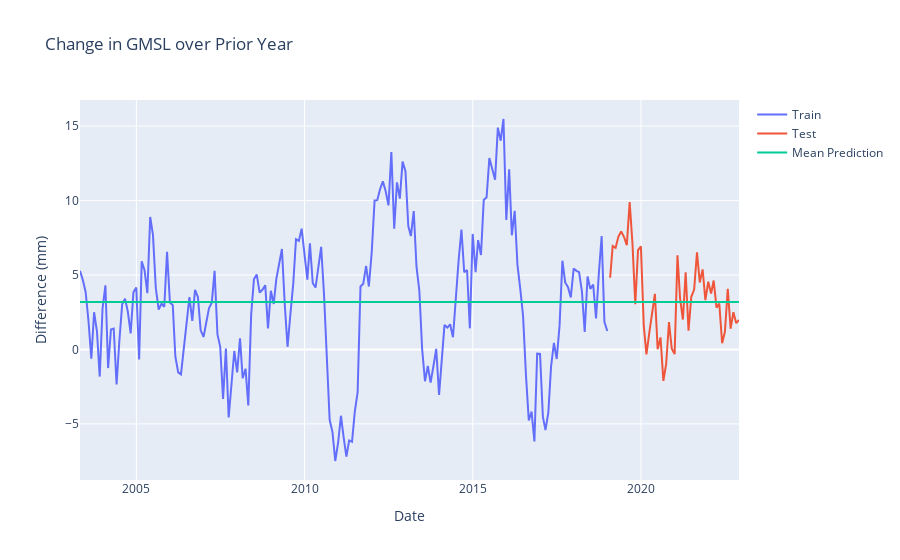

Notebook code cell kept with this figure:
### Code cell
# Plot train, test and predicted values.
fig = go.Figure()
fig.add_trace(go.Scatter(x=y_remainder_diff.index, y=y_remainder_diff, mode='lines', name="Train"))
fig.add_trace(go.Scatter(x=y_test_diff.index, y=y_test_diff, mode='lines', name="Test"))
fig.add_trace(go.Scatter(x=predictions.index, y=predictions, mode='lines', name="Mean Prediction"))

fig.update_layout(
    yaxis_title="Difference (mm)", 
    xaxis_title="Date",
    title="Change in GMSL over Prior Year"
)
fig.show()

### Figure 1 — Plotly figure (JSON) as saved in the notebook; plotly's stock layout.template omitted (floating-point values rounded to 4 significant figures; data arrays with more than 128 entries replaced by an {"elided": "..."} marker saying what was removed)
{"data": [{"mode": "lines", "name": "Train", "type": "scatter", "x": {"elided": "189 str values"}, "y": {"elided": "189 float values"}}, {"mode": "lines", "name": "Test", "type": "scatter", "x": ["2019-01-31T00:00:00", "2019-02-28T00:00:00", "2019-03-31T00:00:00", "2019-04-30T00:00:00", "2019-05-31T00:00:00", "2019-06-30T00:00:00", "2019-07-31T00:00:00", "2019-08-31T00:00:00", "2019-09-30T00:00:00", "2019-10-31T00:00:00", "2019-11-30T00:00:00", "2019-12-31T00:00:00", "2020-01-31T00:00:00", "2020-02-29T00:00:00", "2020-03-31T00:00:00", "2020-04-30T00:00:00", "2020-05-31T00:00:00", "2020-06-30T00:00:00", "2020-07-31T00:00:00", "2020-08-31T00:00:00", "2020-09-30T00:00:00", "2020-10-31T00:00:00", "2020-11-30T00:00:00", "2020-12-31T00:00:00", "2021-01-31T00:00:00", "2021-02-28T00:00:00", "2021-03-31T00:00:00", "2021-04-30T00:00:00", "2021-05-31T00:00:00", "2021-06-30T00:00:00", "2021-07-31T00:00:00", "2021-08-31T00:00:00", "2021-09-30T00:00:00", "2021-10-31T00:00:00", "2021-11-30T00:00:00", "2021-12-31T00:00:00", "2022-01-31T00:00:00", "2022-02-28T00:00:00", "2022-03-31T00:00:00", "2022-04-30T00:00:00", "2022-05-31T00:00:00", "2022-06-30T00:00:00", "2022-07-31T00:00:00", "2022-08-31T00:00:00", "2022-09-30T00:00:00", "2022-10-31T00:00:00", "2022-11-30T00:00:00"], "y": [4.82, 6.95, 6.82, 7.57, 7.93, 7.57, 7.01, 9.9, 7.17, 3.04, 6.68, 6.93, 1.62, -0.33, 1.12, 2.41, 3.74, 0.02, 0.81, -2.11, -0.99, 1.84, 0.05, -0.31, 6.32, 3.45, 2.01, 5.18, 1.26, 3.54, 4.02, 6.53, 4.5, 5.38, 3.31, 4.55, 3.76, 4.63, 2.81, 3.08, 0.42, 1.19, 4.07, 1.4, 2.5, 1.77, 1.98]}, {"mode": "lines", "name": "Mean Prediction", "type": "scatter", "x": {"elided": "236 str values"}, "y": {"elided": "236 float values"}}], "layout": {"title": {"text": "Change in GMSL over Prior Year"}, "xaxis": {"title": {"text": "Date"}}, "yaxis": {"title": {"text": "Difference (mm)"}}}}
